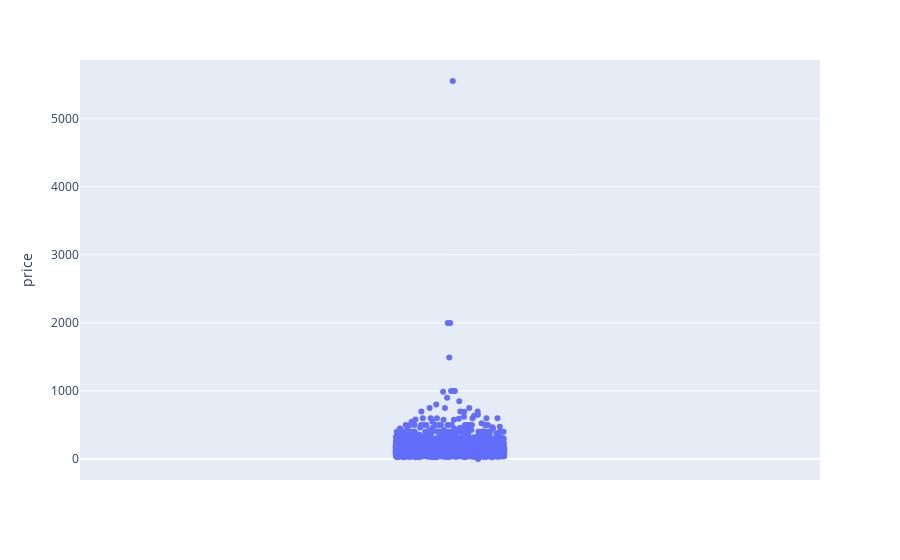

This figure's notebook cell:
### Markdown cell above
- Q: what is distribution of the `price` in terms of scatterplot?

### Code cell
import plotly.express as px

house_strip = px.strip(house, y='price')

house_strip.show()

### Figure 1 — Plotly figure (JSON) as saved in the notebook; plotly's stock layout.template omitted (floating-point values rounded to 4 significant figures; data arrays with more than 128 entries replaced by an {"elided": "..."} marker saying what was removed)
{"data": [{"alignmentgroup": "True", "boxpoints": "all", "fillcolor": "rgba(255,255,255,0)", "hoveron": "points", "hovertemplate": "price=%{y}<extra></extra>", "legendgroup": "", "line": {"color": "rgba(255,255,255,0)"}, "marker": {"color": "#636efa"}, "name": "", "offsetgroup": "", "orientation": "v", "pointpos": 0, "showlegend": false, "type": "box", "x0": " ", "xaxis": "x", "y": {"elided": "2413 int values"}, "y0": " ", "yaxis": "y"}], "layout": {"autosize": true, "boxmode": "group", "legend": {"tracegroupgap": 0}, "margin": {"t": 60}, "xaxis": {"anchor": "y", "autorange": true, "domain": [0, 1], "range": [-0.5, 0.5], "type": "category"}, "yaxis": {"anchor": "x", "autorange": true, "domain": [0, 1], "range": [-308.6, 5864.0], "title": {"text": "price"}, "type": "linear"}}}
